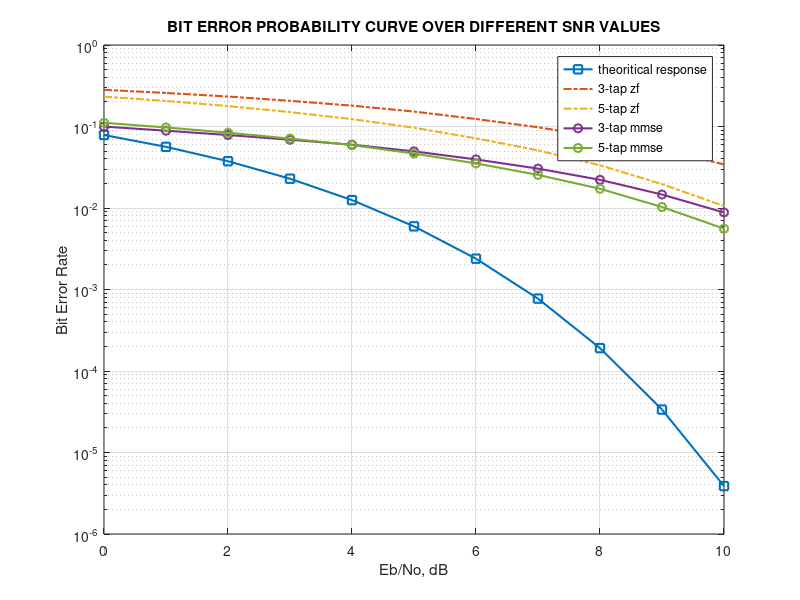

Write the MATLAB code that produced this figure.
clc;
clear all;
close all;
%%
Eb_N0_dB = 0:10; % multiple Eb/N0 values
nTAP = 3;
for i = 1:length(Eb_N0_dB)
    % bits = randi([0 1],1,1000000);
    % N_bits = length(bits);
    % Rb = 1000; % Bit rate in bits per second
    % tb = 1/Rb; % Bit time
    % fc = 10 * Rb; % Carrier frequency, for example, 10 times the bit rate
    % fs = fc; % Sampling frequency, 4 times the carrier frequency
    % ts = 1/fs;
    % k = 1; % binary
    % Rs = Rb/k;
    % sps = fs/Rs;
    % time = 0:ts:(N_bits*tb)-ts;
    bits = [0 1 0 0 1 1 0 1 0 1 1 0 0 0 1];
    N_bits = length(bits);
    tb = 0.1;
    fs = 300000;
    ts = 1/fs;
    %% pulse shaping for carrier multiplication
    %%
    bits_reshaped = reshape(bits, N_bits, 1);
    spb = tb*fs; % sample per bit
    message = repmat(bits_reshaped, 1, spb);
    message = reshape(message', 1, []);
    N_msg = length(message);
    % time = 0:ts:(N_msg*tb)-ts;
    %% modulation
    %%
    mxsig = 2*message-1;
    % %% defining carrier
    % %%
    % carrier = sin(2*pi*fc*time);
    % %% multiplication
    % %% 
    % mxsig = message.*carrier;
    % %% figures
    % %%
    % figure(1)
    % subplot(311)
    % plot(time,message);
    % subplot(312)
    % plot(time,carrier);
    % subplot(313)
    % plot(time,mxsig);
    %% channel model (multipath channel)
    %%
    channel_response = [0.2 0.9 0.3]; % channel 1
    % channel_response = [0.1 0.2 0.1]; % channel 2
    % channel_response = [0.1 0.27 0.1]; % channel 3
    chan_out = conv(mxsig,channel_response);
    %% noise addition
    %%
    pavg_channel = sum(abs(mxsig).^2)/length(mxsig);
    snr_lin = 10^(0.1*Eb_N0_dB(i));
    var_noise = pavg_channel/snr_lin;
    noise = sqrt(var_noise)*randn(1,length(chan_out));
    noisy_out = chan_out + noise; % additive white gaussian noise
    %% equalization
    %%
    for k = 1:nTAP
        L  = length(channel_response);
        %% zero forcing equalizer
        %%
         channel_matrix_zf = toeplitz([channel_response(2:end) zeros(1,2*k+1-L+1)], [ channel_response(2:-1:1) zeros(1,2*k+1-L+1) ]);
         d_zf  = zeros(1,2*k+1);
         d_zf(k+1) = 1;
         channel_zf  = (inv(channel_matrix_zf)*d_zf.').';
         %%  matched filter
         yFilt_zf = conv(noisy_out,channel_zf);
         yFilt_zf = yFilt_zf(k+2:end); 
         yFilt_zf = conv(yFilt_zf,ones(1,1)); % convolution
         ySamp_zf = yFilt_zf(1:1:N_msg);  % sampling at time T
         %% receiver - hard decision decoding
         ipHat_zf = real(ySamp_zf)>0;
         %% counting the errors
         nErr_zf(k,i) = size(find(message - ipHat_zf),2);
        %% mmse equalizer
        %%
         hAutoCorr = conv(channel_response,fliplr(channel_response));
         channel_matrix_mmse = toeplitz([hAutoCorr([3:end]) zeros(1,2*k+1-L)], [ hAutoCorr([3:end]) zeros(1,2*k+1-L) ]);
         channel_matrix_mmse = channel_matrix_mmse + 1/2*10^(-Eb_N0_dB(i)/10)*eye(2*k+1);
         d_mmse  = zeros(1,2*k+1);
         d_mmse([-1:1]+k+1) = fliplr(channel_response);
         channel_mmse  = [inv(channel_matrix_mmse)*d_mmse.'].';
         %%  matched filter
         yFilt_mmse = conv(noisy_out,channel_mmse);
         yFilt_mmse = yFilt_mmse(k+2:end); 
         yFilt_mmse = conv(yFilt_mmse,ones(1,1)); % convolution
         ySamp_mmse = yFilt_mmse(1:1:N_msg);  % sampling at time T
         %% receiver - hard decision decoding
         ipHat_mmse = real(ySamp_mmse)>0;
         %% counting the errors
         nErr_mmse(k,i) = size(find(message- ipHat_mmse),2);
     end
end
simBer_zf = nErr_zf/N_msg; % simulated ber
simBer_mmse = nErr_mmse/N_msg; % simulated ber
theoryBer = 0.5*erfc(sqrt(10.^(Eb_N0_dB/10))); % theoretical ber

%% plotting
figure (1)
% subplot(211)
semilogy(Eb_N0_dB,theoryBer(1,:),'s-','LineWidth',1.5);
hold on
semilogy(Eb_N0_dB,simBer_zf(1,:),'-.','LineWidth',1.5);
semilogy(Eb_N0_dB,simBer_zf(2,:),'-.','LineWidth',1.5);
% semilogy(Eb_N0_dB,simBer_zf(4,:),'-.');
% semilogy(Eb_N0_dB,simBer_mmse(1,:),'s-');
semilogy(Eb_N0_dB,simBer_mmse(1,:),'o-','LineWidth',1.5);
semilogy(Eb_N0_dB,simBer_mmse(2,:),'o-','LineWidth',1.5);
% semilogy(Eb_N0_dB,simBer_mmse(3,:),'s-');
% semilogy(Eb_N0_dB,simBer_mmse(4,:),'s-');
% axis([0 10 10^-3 0.5])
grid on
legend('theoritical response','3-tap zf','5-tap zf','3-tap mmse','5-tap mmse');
% legend('sim-3tap zf', 'sim-5tap zf','sim-7tap zf','sim-9tap zf','sim-3tap mmse', 'sim-5tap mmse','sim-7tap mmse','sim-9tap mmse');
xlabel('Eb/No, dB');
ylabel('Bit Error Rate');
title('BIT ERROR PROBABILITY CURVE OVER DIFFERENT SNR VALUES');
hold off
% subplot(212)
% semilogy(Eb_N0_dB,theoryBer,'-.');
% eyediagram(simBer_zf(1,:),spb,ts,0);
% eyediagram(simBer_zf(2,:),spb,ts,0);
% eyediagram(simBer_zf(3,:),spb,ts,0);
% eyediagram(simBer_zf(4,:),spb,ts,0);
% eyediagram(simBer_mmse(1,:),spb,ts,0);
% eyediagram(simBer_mmse(2,:),spb,ts,0);
% eyediagram(simBer_mmse(3,:),spb,ts,0);
% eyediagram(simBer_mmse(4,:),spb,ts,0);
